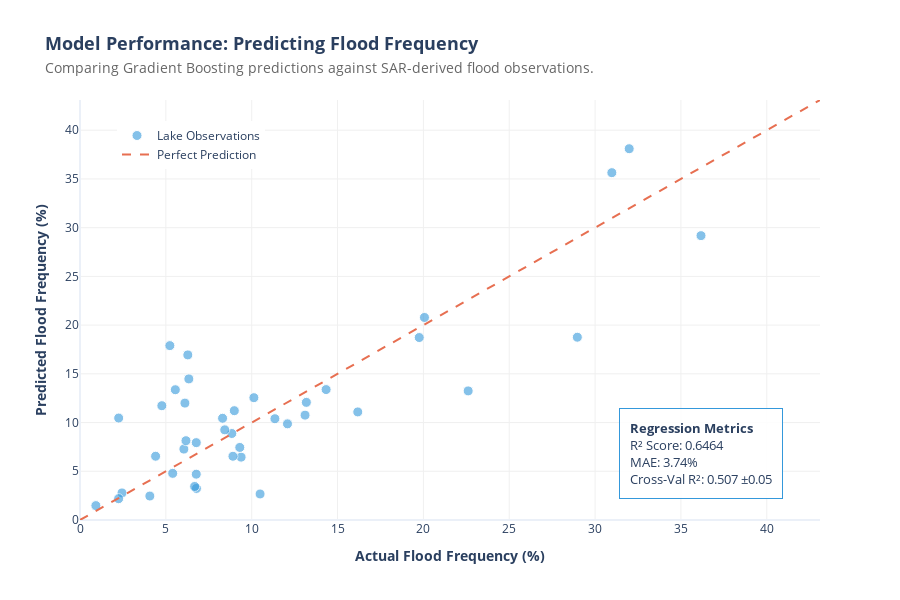

Source (notebook cell):
### Code cell
import plotly.graph_objects as go
import pandas as pd
import numpy as np

# 1. Load the evaluation data
# (Assumes y_test and y_pred from your Gradient Boosting model)
df_eval = pd.read_csv('data/regression_results.csv')

# 2. Create the Scatter Plot
fig = go.Figure()

# Add the Data Points
fig.add_trace(go.Scatter(
    x=df_eval['Actual'],
    y=df_eval['Predicted'],
    mode='markers',
    name='Lake Observations',
    marker=dict(
        color='#3498db',
        size=10,
        opacity=0.6,
        line=dict(color='white', width=1)
    ),
    hovertemplate='<b>Actual:</b> %{x:.1f}%<br><b>Predicted:</b> %{y:.1f}%<extra></extra>'
))

# 3. Add the "Perfect Prediction" Line (y=x)
line_range = [0, max(df_eval['Actual'].max(), df_eval['Predicted'].max()) + 5]
fig.add_trace(go.Scatter(
    x=line_range,
    y=line_range,
    mode='lines',
    name='Perfect Prediction',
    line=dict(color='#E76F51', width=2, dash='dash'),
    hoverinfo='none'
))

# 4. Professional Styling
fig.update_layout(
    title=dict(
        text="<b>Model Performance: Predicting Flood Frequency</b><br><span style='font-size:14px; color:#666;'>Comparing Gradient Boosting predictions against SAR-derived flood observations.</span>",
        font=dict(size=18),
        x=0.05
    ),
    template="plotly_white",
    height=600,
    xaxis=dict(
        title=dict(text="<b>Actual Flood Frequency (%)</b>"),
        range=line_range,
        gridcolor='#f0f0f0'
    ),
    yaxis=dict(
        title=dict(text="<b>Predicted Flood Frequency (%)</b>"),
        range=line_range,
        gridcolor='#f0f0f0'
    ),
    showlegend=True,
    legend=dict(yanchor="top", y=0.95, xanchor="left", x=0.05),
    margin=dict(l=80, r=80, t=100, b=80)
)

# 5. Add Performance Metrics Box
fig.add_annotation(
    xref="paper", yref="paper",
    x=0.95, y=0.05,
    text=(
        f"<b>Regression Metrics</b><br>"
        f"R² Score: 0.6464<br>"
        f"MAE: 3.74%<br>"
        f"Cross-Val R²: 0.507 ±0.05"
    ),
    showarrow=False,
    align="left",
    bgcolor="rgba(255, 255, 255, 0.9)",
    bordercolor="#3498db",
    borderwidth=1,
    borderpad=10,
    font=dict(size=13)
)

fig.show()

### Figure 1 — Plotly figure (JSON) as saved in the notebook; plotly's stock layout.template omitted (floating-point values rounded to 4 significant figures)
{"data": [{"hovertemplate": "<b>Actual:</b> %{x:.1f}%<br><b>Predicted:</b> %{y:.1f}%<extra></extra>", "marker": {"color": "#3498db", "line": {"color": "white", "width": 1}, "opacity": 0.6, "size": 10}, "mode": "markers", "name": "Lake Observations", "type": "scatter", "x": [13.18, 13.11, 12.08, 2.445, 0.9243, 31.99, 16.18, 10.13, 6.111, 6.05, 10.49, 28.97, 36.17, 8.303, 9.384, 2.249, 5.233, 5.553, 6.782, 6.172, 2.253, 6.34, 4.403, 5.399, 6.772, 30.98, 4.767, 19.76, 4.068, 8.841, 20.06, 8.431, 9.306, 22.61, 6.677, 11.35, 6.279, 6.771, 8.908, 8.987, 14.33], "y": [12.07, 10.76, 9.867, 2.778, 1.476, 38.1, 11.09, 12.55, 12.0, 7.276, 2.67, 18.76, 29.18, 10.44, 6.45, 2.189, 17.89, 13.37, 3.238, 8.137, 10.46, 14.48, 6.543, 4.787, 7.938, 35.64, 11.73, 18.72, 2.458, 8.876, 20.78, 9.251, 7.446, 13.25, 3.441, 10.39, 16.94, 4.702, 6.54, 11.22, 13.38]}, {"hoverinfo": "none", "line": {"color": "#E76F51", "dash": "dash", "width": 2}, "mode": "lines", "name": "Perfect Prediction", "type": "scatter", "x": [0, 43.1], "y": [0, 43.1]}], "layout": {"annotations": [{"align": "left", "bgcolor": "rgba(255, 255, 255, 0.9)", "bordercolor": "#3498db", "borderpad": 10, "borderwidth": 1, "font": {"size": 13}, "showarrow": false, "text": "<b>Regression Metrics</b><br>R² Score: 0.6464<br>MAE: 3.74%<br>Cross-Val R²: 0.507 ±0.05", "x": 0.95, "xref": "paper", "y": 0.05, "yref": "paper"}], "height": 600, "legend": {"x": 0.05, "xanchor": "left", "y": 0.95, "yanchor": "top"}, "margin": {"b": 80, "l": 80, "r": 80, "t": 100}, "showlegend": true, "title": {"font": {"size": 18}, "text": "<b>Model Performance: Predicting Flood Frequency</b><br><span style='font-size:14px; color:#666;'>Comparing Gradient Boosting predictions against SAR-derived flood observations.</span>", "x": 0.05}, "xaxis": {"gridcolor": "#f0f0f0", "range": [0, 43.1], "title": {"text": "<b>Actual Flood Frequency (%)</b>"}}, "yaxis": {"gridcolor": "#f0f0f0", "range": [0, 43.1], "title": {"text": "<b>Predicted Flood Frequency (%)</b>"}}}}
